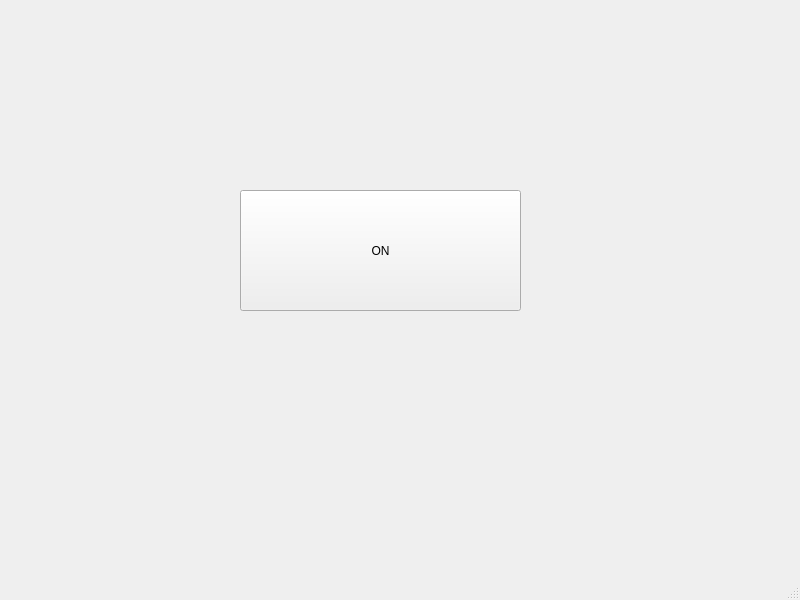
<?xml version="1.0" encoding="UTF-8"?>
<ui version="4.0">
 <class>MainWindow</class>
 <widget class="QMainWindow" name="MainWindow">
  <property name="geometry">
   <rect>
    <x>0</x>
    <y>0</y>
    <width>800</width>
    <height>600</height>
   </rect>
  </property>
  <property name="windowTitle">
   <string>MainWindow</string>
  </property>
  <widget class="QWidget" name="centralwidget">
   <widget class="QPushButton" name="pushButton">
    <property name="geometry">
     <rect>
      <x>240</x>
      <y>190</y>
      <width>281</width>
      <height>121</height>
     </rect>
    </property>
    <property name="text">
     <string>ON</string>
    </property>
   </widget>
  </widget>
  <widget class="QMenuBar" name="menubar">
   <property name="geometry">
    <rect>
     <x>0</x>
     <y>0</y>
     <width>800</width>
     <height>27</height>
    </rect>
   </property>
  </widget>
  <widget class="QStatusBar" name="statusbar"/>
 </widget>
 <resources/>
 <connections/>
</ui>
